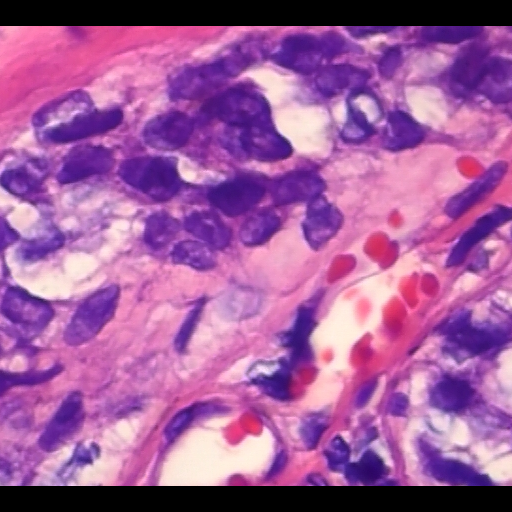
#> input picture data/raw/prepared_patches_p4/texture_patch_0001.png, 512 x 512 px; its folder holds only this picture in this run
$ jupyter execute --allow-errors 02_feature_extraction.ipynb   (shell and % lines are left out)
#> lines starting #> are read from the running program, lines starting #| are printed output that depends on the picture; after the words box and inside, x2 and y2 are one past the last pixel; in counts of white or black regions, pixels touching at a corner belong together; long printed decimals are rounded
# Textur-Feature-Extraktion

1. Für jedes Bild 3 Textur-Features (Entropie, Varianz, und Median) berechnen
2. Features in DataFrame speichern
3. Erste Analyse: Unterscheiden sich Tumor vs. Normal?

[cell 1]
# Standard Libraries
import numpy as np
import pandas as pd
import matplotlib.pyplot as plt
import seaborn as sns

# Image Processing
from skimage import io, color, filters
from skimage.util import img_as_float
from skimage.filters.rank import entropy
from skimage.morphology import disk
from skimage.measure import shannon_entropy

# File Handling
import os
from pathlib import Path
import glob
from tqdm import tqdm

# Settings
plt.style.use('seaborn-v0_8-darkgrid')
sns.set_palette("husl")

plt.rcParams['figure.figsize'] = (12, 8)
plt.rcParams['font.size'] = 10

[cell 2]
# Pfade
DATA_DIR = Path('../data/raw')
CSV_PATH = DATA_DIR / 'data_histotexture.csv'
RESULTS_DIR = Path('../results/figures')
PROCESSED_DIR = Path('../data/processed')
PROCESSED_DIR.mkdir(exist_ok=True)

# CSV laden
#> (the rest of this cell did not finish here and is left out)

[cell 3]
# Bilder finden
available_images = sorted(glob.glob(str(DATA_DIR / 'prepared_patches_p4/texture_patch_*.png')))
print(len(available_images))

### 1.1 Feature-Extraction-Funktion

[cell 4]
# Funktion zum Extrahieren der Entropie, Varianz und Median von einem Bild
def extract_texture_features(img_path):
    """
    Parameters:
    img_path : str // Pfad zum Bild

    Returns:
    dict : Dictionary mit Features
    """
    # Bild laden
    img_rgb = io.imread(img_path)
#> img_rgb is the input picture: shape (512, 512, 3); mean R, G, B 162.2, 92.9, 156.1
    img_gray = color.rgb2gray(img_rgb)
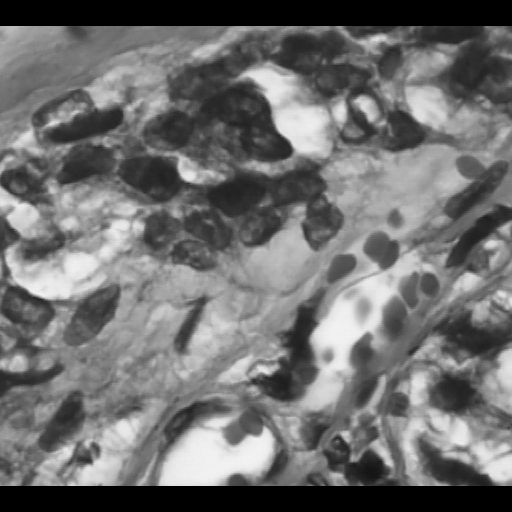
#> img_gray: shape (512, 512) float64; min 0, max 0.96, mean 0.44

    # HSV für Maske
    img_rgb_float = img_as_float(img_rgb)
    img_hsv = color.rgb2hsv(img_rgb_float)
#> img_hsv: shape (512, 512, 3) float64; mean of channels 0, 1, 2 0.731, 0.448, 0.681
    saturation = img_hsv[:,:,1]
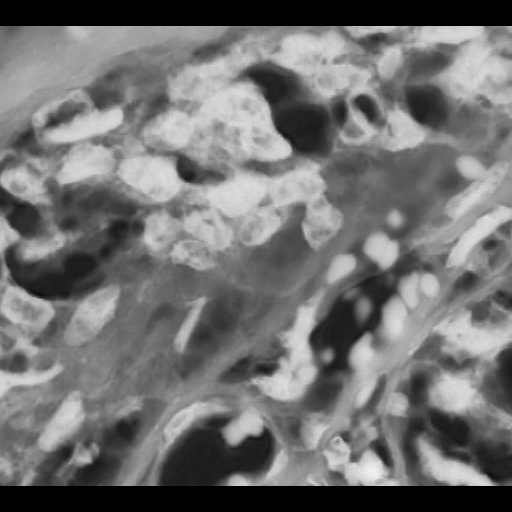
#> saturation: shape (512, 512) float64; min 0, max 0.96, mean 0.448

    # Maske erstellen (stark gefärbte Bereiche)
    threshold = filters.threshold_yen(saturation)
#> threshold = 0.568

    mask = saturation > threshold
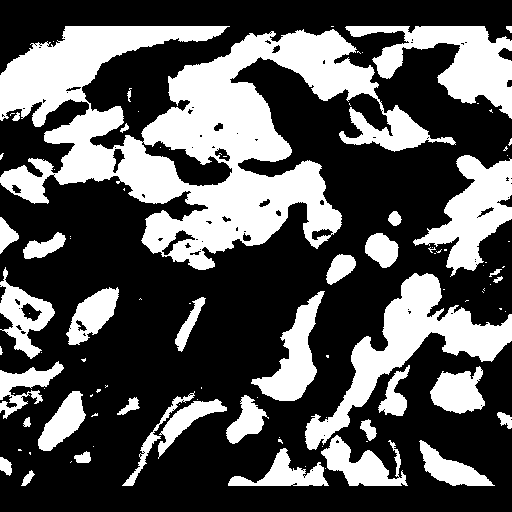
#> mask: shape (512, 512) bool; 34.3% white; 101 white regions (65 under 20 px), largest, box (x1, y1, x2, y2) and area: (0, 26, 456, 270) 44712, (305, 273, 512, 450) 9010, (345, 26, 512, 119) 6385

    # nur maskierte Pixel extrahieren
    tissue_pixels = img_gray[mask]  # 1D Array nur mit Gewebe-Pixeln

    gray_ubyte = (img_gray * 255).astype(np.uint8) #entferne den Hintergrund davor
    gray_ubyte[~mask] = 0
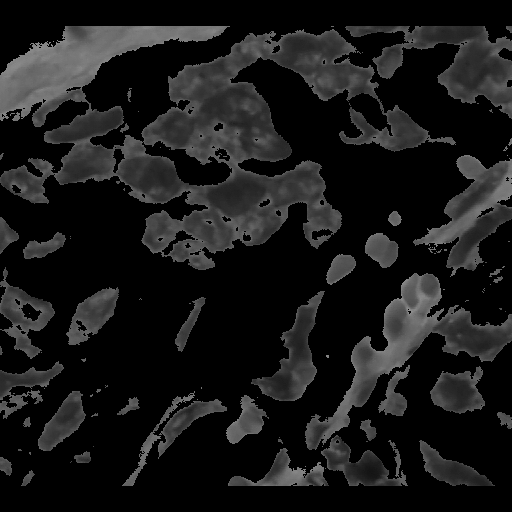
#> gray_ubyte: shape (512, 512); min 0, max 145, mean 25.3

    # lokal
    # entropy_img = entropy(gray_ubyte, disk(5))
    # entropy_val = entropy_img[mask].mean()

    #Beantwortung der Fragen 2 Berechnung der Varianrz und Medien
    entropy_val = shannon_entropy(tissue_pixels)
#> entropy_val = 13.98
    variance_val = np.var(tissue_pixels)
#> variance_val = 0.00873
    median_val = np.median(tissue_pixels)
#> median_val = 0.28


    return {
        'entropy': entropy_val,
        'variance': variance_val,
        'median': median_val,
        'n_tissue_pixels': tissue_pixels.size
    }

Ich habe Entropie global statt lokal berechnet, weil dies konsistent mit Varianz und Median ist und eine bessere Modell-Performance (AUC 0.950) liefert.

[cell 5]
# Kleiner Test auf einem Bild
np.random.seed(42)

#random Zahl
nb = np.random.randint(51,101)

print(nb)
# Test der Funktion auf  einem Tumor Gewebe
#> (the rest of this cell did not finish here and is left out)

### 2-   Features für alle Bilder berechnen

[cell 6]
results = []

print(f"lädt {len(available_images)} Bilder...\n")

for img_path in tqdm(available_images):

    img_name = Path(img_path).name

    try:
        # Features berechnen
        features = extract_texture_features(img_path)
#> features = {'entropy': 13.98, 'variance': 0.00873, 'median': 0.28, 'n_tissue_pixels': 89936}

        # Zu Ergebnissen hinzufügen
        results.append({
            'filename': img_name,
            'entropy': features['entropy'],
            'variance': features['variance'],
            'median': features['median']
        })
    except Exception as e:
        print(f"Fehler bei {img_name}: {e}")

# Als DataFrame
features_df = pd.DataFrame(results)
#> features_df = table of 1 rows and 4 columns
print(f"\nFeature-Extraktion abgeschlossen")
print(f"Verarbeitete Bilder: {len(features_df)}")
#| Verarbeitete Bilder: 1

features_df.head(10)
#> Out = table of 1 rows and 4 columns

[cell 7]
print(features_df[['entropy', 'variance', 'median']].describe())
#|          entropy  variance   median
#| count   1.000   1.000  1.000
#| mean   13.980   0.00873  0.2795
#| std          NaN       NaN      NaN
#| min    13.980   0.00873  0.2795
#| 25%    13.980   0.00873  0.2795
#| 50%    13.980   0.00873  0.2795
#| 75%    13.980   0.00873  0.2795
#| max    13.980   0.00873  0.2795

$ run again, on data/raw/prepared_patches_p4/texture_patch_0005.png
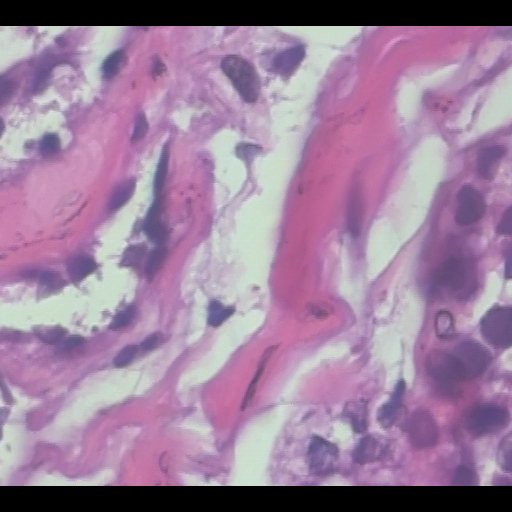
#> input picture data/raw/prepared_patches_p4/texture_patch_0005.png, 512 x 512 px
#> in extract_texture_features, img_rgb is the input picture: shape (512, 512, 3); mean R, G, B 157.8, 127.7, 157.2
#> img_hsv: shape (512, 512, 3) float64; mean of channels 0, 1, 2 0.683, 0.211, 0.639
#> in extract_texture_features, `saturation = img_hsv[:,:,1]`:
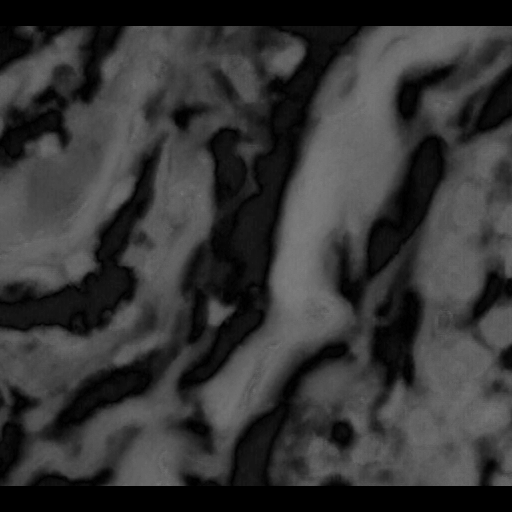
#> saturation: shape (512, 512) float64; min 0, max 0.492, mean 0.211
#> threshold = 0.302
#> mask: shape (512, 512) bool; 34.6% white; 178 white regions (144 under 20 px), largest, box (x1, y1, x2, y2) and area: (203, 26, 510, 450) 29191, (0, 26, 189, 288) 15602, (299, 322, 512, 486) 14873
#> in extract_texture_features, `gray_ubyte[~mask] = 0`:
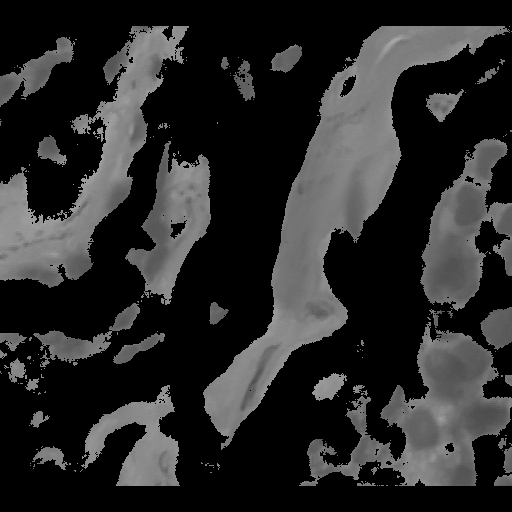
#> gray_ubyte: shape (512, 512); min 0, max 169, mean 41.6
#> entropy_val = 12.48
#> variance_val = 0.00459
#> median_val = 0.486
#> features = {'entropy': 12.48, 'variance': 0.00459, 'median': 0.486, 'n_tissue_pixels': 90712}
#> features_df = table of 1 rows and 4 columns
#| Verarbeitete Bilder: 1
#|          entropy  variance    median
#| count   1.000  1.000  1.000
#| mean   12.482  0.004595  0.4864
#| std          NaN       NaN       NaN
#| min    12.482  0.004595  0.4864
#| 25%    12.482  0.004595  0.4864
#> (further printed lines are left out)

$ run again, on data/raw/prepared_patches_p4/texture_patch_0006.png
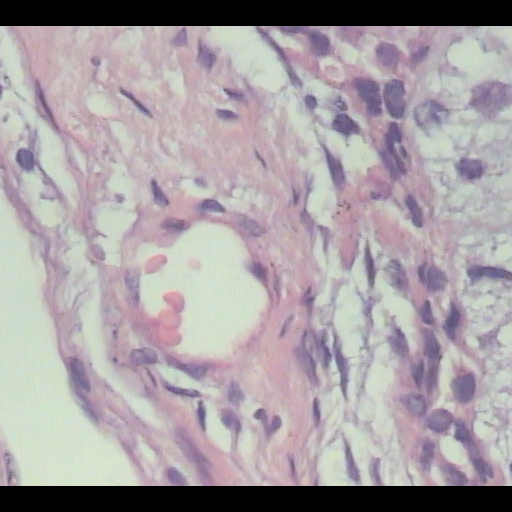
#> input picture data/raw/prepared_patches_p4/texture_patch_0006.png, 512 x 512 px
#> in extract_texture_features, img_rgb is the input picture: shape (512, 512, 3); mean R, G, B 167.8, 159.8, 164.3
#> img_hsv: shape (512, 512, 3) float64; mean of channels 0, 1, 2 0.561, 0.0862, 0.674
#> in extract_texture_features, `saturation = img_hsv[:,:,1]`:
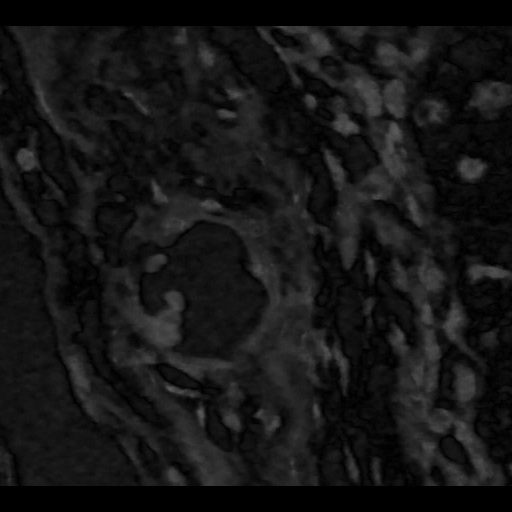
#> saturation: shape (512, 512) float64; min 0, max 0.373, mean 0.0862
#> threshold = 0.174
#> mask: shape (512, 512) bool; 10.1% white; 225 white regions (142 under 20 px), largest, box (x1, y1, x2, y2) and area: (125, 291, 183, 349) 1675, (400, 392, 493, 481) 1536, (340, 75, 405, 119) 1491
#> in extract_texture_features, `gray_ubyte[~mask] = 0`:
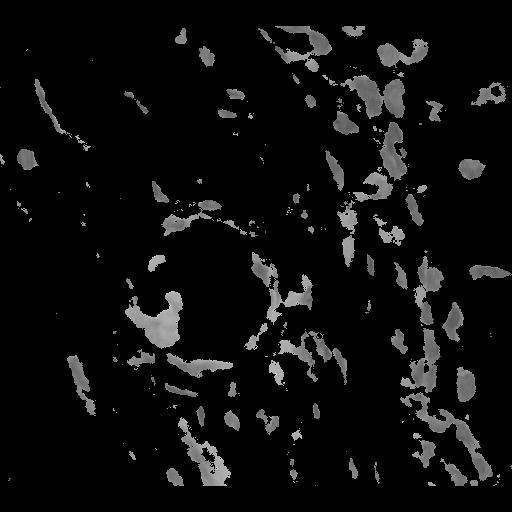
#> gray_ubyte: shape (512, 512); min 0, max 199, mean 13.3
#> entropy_val = 12.17
#> variance_val = 0.0066
#> median_val = 0.506
#> features = {'entropy': 12.17, 'variance': 0.0066, 'median': 0.506, 'n_tissue_pixels': 26565}
#> features_df = table of 1 rows and 4 columns
#| Verarbeitete Bilder: 1
#|          entropy  variance    median
#| count   1.000  1.000  1.000
#| mean   12.172  0.006598  0.5062
#| std          NaN       NaN       NaN
#| min    12.172  0.006598  0.5062
#| 25%    12.172  0.006598  0.5062
#> (further printed lines are left out)

$ run again, on data/raw/prepared_patches_p4/texture_patch_0007.png
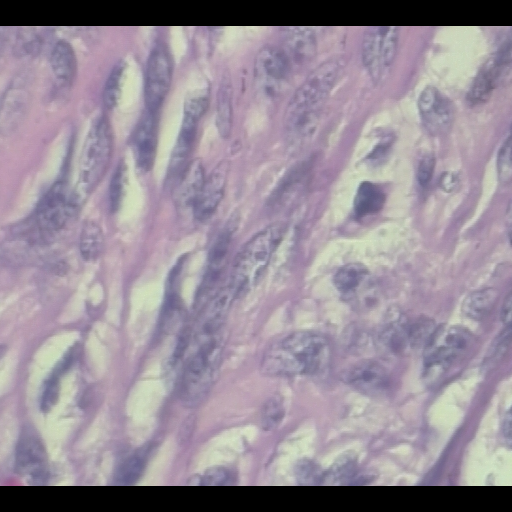
#> input picture data/raw/prepared_patches_p4/texture_patch_0007.png, 512 x 512 px
#> in extract_texture_features, img_rgb is the input picture: shape (512, 512, 3); mean R, G, B 153.1, 141.7, 154.6
#> img_hsv: shape (512, 512, 3) float64; mean of channels 0, 1, 2 0.619, 0.11, 0.621
#> threshold = 0.202
#> in extract_texture_features, `mask = saturation > threshold`:
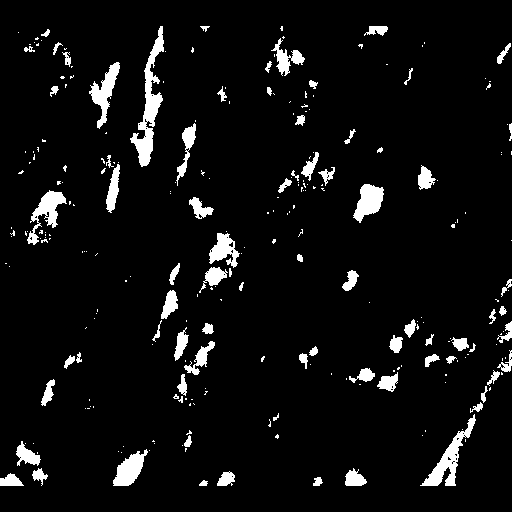
#> mask: shape (512, 512) bool; 5.8% white; 261 white regions (184 under 20 px), largest, box (x1, y1, x2, y2) and area: (130, 26, 164, 167) 1507, (420, 414, 476, 486) 1008, (27, 190, 67, 245) 773
#> tissue_pixels = 15190 values, max 0.629 at index 3901, min 0.352 at index 6313, mean 0.476
#> in extract_texture_features, `gray_ubyte[~mask] = 0`:
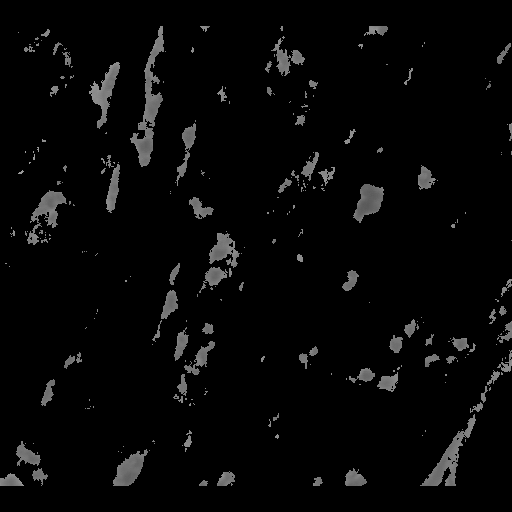
#> gray_ubyte: shape (512, 512); min 0, max 160, mean 7
#> entropy_val = 9.7
#> variance_val = 0.00147
#> median_val = 0.474
#> features = {'entropy': 9.7, 'variance': 0.00147, 'median': 0.474, 'n_tissue_pixels': 15190}
#> features_df = table of 1 rows and 4 columns
#| Verarbeitete Bilder: 1
#|         entropy  variance    median
#| count  1.000   1.000  1.000
#| mean   9.701   0.00147  0.4737
#| std         NaN       NaN       NaN
#| min    9.701   0.00147  0.4737
#| 25%    9.701   0.00147  0.4737
#> (further printed lines are left out)

$ run again, on data/raw/prepared_patches_p4/texture_patch_0002.png
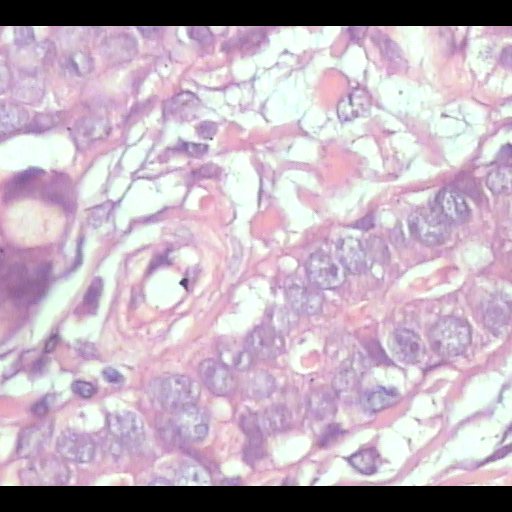
#> input picture data/raw/prepared_patches_p4/texture_patch_0002.png, 512 x 512 px
#> in extract_texture_features, img_rgb is the input picture: shape (512, 512, 3); mean R, G, B 193.7, 176.2, 191.2
#> img_hsv: shape (512, 512, 3) float64; mean of channels 0, 1, 2 0.646, 0.115, 0.776
#> threshold = 0.217
#> mask: shape (512, 512) bool; 10.8% white; 355 white regions (217 under 20 px), largest, box (x1, y1, x2, y2) and area: (0, 168, 75, 335) 5750, (431, 158, 485, 207) 1013, (159, 424, 220, 473) 961
#> in extract_texture_features, `gray_ubyte[~mask] = 0`:
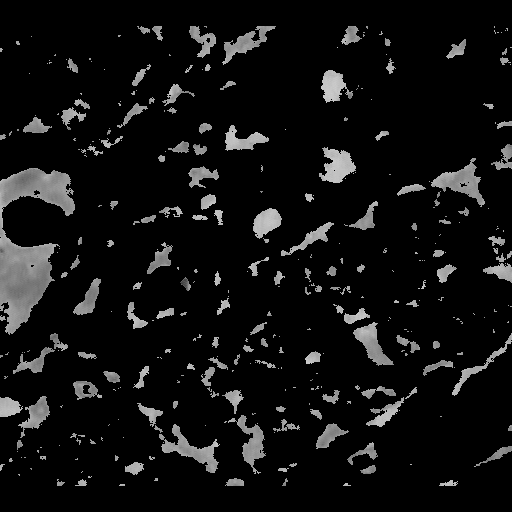
#> gray_ubyte: shape (512, 512); min 0, max 206, mean 17
#> entropy_val = 12.51
#> variance_val = 0.00592
#> median_val = 0.615
#> features = {'entropy': 12.51, 'variance': 0.00592, 'median': 0.615, 'n_tissue_pixels': 28401}
#> features_df = table of 1 rows and 4 columns
#| Verarbeitete Bilder: 1
#|          entropy  variance    median
#| count   1.000  1.000  1.000
#| mean   12.512  0.005923  0.615
#| std          NaN       NaN       NaN
#| min    12.512  0.005923  0.615
#| 25%    12.512  0.005923  0.615
#> (further printed lines are left out)
